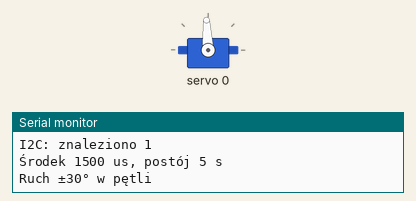
Simulated run of this sketch. Board: ESP32-C3. Shown: servo, the last lines printed to the serial monitor.

Above: at 6.55 s.
At 8.0 s:
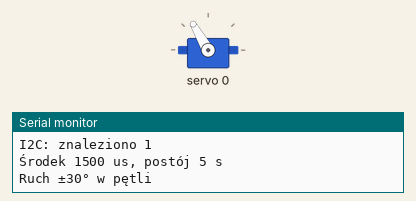
At 9.4 s:
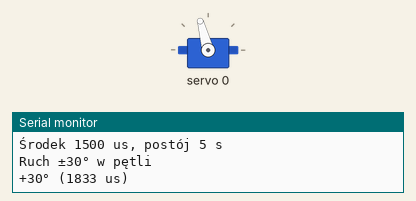
At 12.85 s:
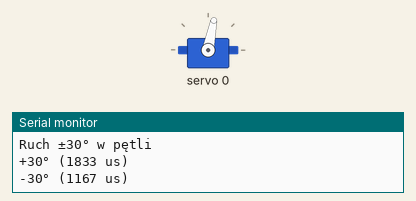
Timing chart, 0 to 15.7 s (numbered marks = the images above):
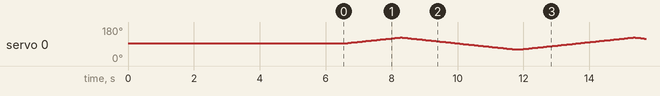

The sketch:

test-serwa.ino
```cpp
// E3.4 Test elektroniki: ESP32-C3 SuperMini + PCA9685 + 1 x SG90 na kanale 0.
// 1) skan I2C, 2) środek 1500 us i 5 s postoju (ustawienie dźwigienki),
// 3) wolny ruch ±30° w pętli.
// Kompilacja: arduino-cli compile -b esp32:esp32:esp32c3:CDCOnBoot=cdc 50-elektronika/test-serwa

#include <Wire.h>
#include <Adafruit_PWMServoDriver.h>

const int PIN_SDA = 8;
const int PIN_SCL = 9;
const uint8_t PCA_ADDR = 0x40;
const uint8_t KANAL = 0;

const int SRODEK_US = 1500;
const float US_NA_STOPIEN = 2000.0 / 180.0;  // SG90: ok. 500-2500 us na 180°
const int ZAKRES_DEG = 30;
const int KROK_US = 2;       // krok ruchu
const int KROK_MS = 10;      // co ile ms krok: ±30° w ok. 3,3 s w jedną stronę
const int POSTOJ_MS = 5000;

Adafruit_PWMServoDriver pca(PCA_ADDR);

void skanI2C() {
  int n = 0;
  for (uint8_t a = 1; a < 127; a++) {
    Wire.beginTransmission(a);
    if (Wire.endTransmission() == 0) {
      Serial.printf("I2C: urządzenie 0x%02X\n", a);
      n++;
    }
  }
  Serial.printf("I2C: znaleziono %d\n", n);
}

void setup() {
  Serial.begin(115200);
  Serial.setTxTimeoutMs(0);  // bez czytającego portu USB println nie blokuje pętli
  delay(1500);  // czas na otwarcie portu USB CDC
  Serial.println("\n=== test-serwa E3.4 ===");

  Wire.begin(PIN_SDA, PIN_SCL);
  skanI2C();

  pca.begin();
  pca.setOscillatorFrequency(27000000);
  pca.setPWMFreq(50);
  delay(10);

  pca.writeMicroseconds(KANAL, SRODEK_US);
  Serial.printf("Środek %d us, postój %d s\n", SRODEK_US, POSTOJ_MS / 1000);
  delay(POSTOJ_MS);
  Serial.println("Ruch ±30° w pętli");
}

void loop() {
  const int amp = (int)(ZAKRES_DEG * US_NA_STOPIEN + 0.5);
  static int us = SRODEK_US;
  static int kier = 1;

  us += kier * KROK_US;
  if (us >= SRODEK_US + amp) { us = SRODEK_US + amp; kier = -1; Serial.printf("+30° (%d us)\n", us); }
  if (us <= SRODEK_US - amp) { us = SRODEK_US - amp; kier = 1;  Serial.printf("-30° (%d us)\n", us); }

  pca.writeMicroseconds(KANAL, us);
  delay(KROK_MS);
}
```
